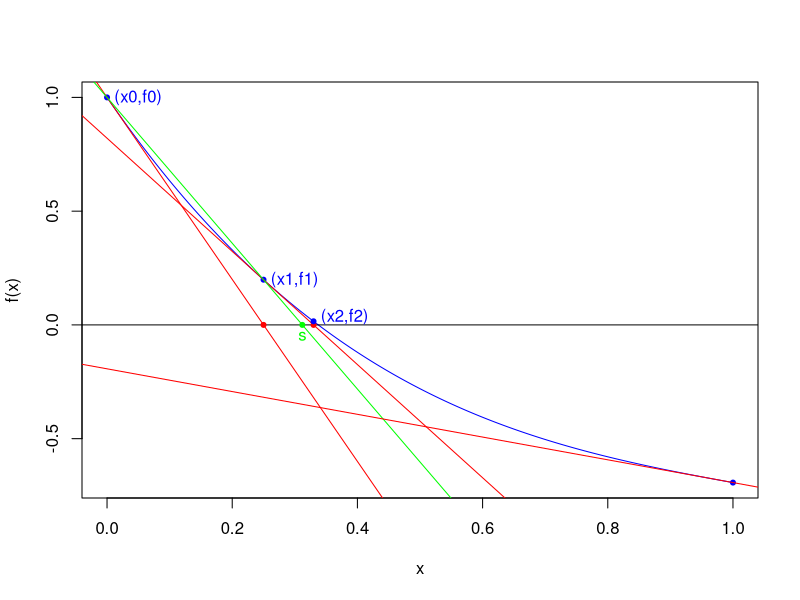

The R source for this figure:
# Illustration des deux premières itérations du pas
# Newton-Raphson pour trouver une racine d'une fonction
# f(x) dans l'intervalle [0,1]

# La définition de la fonction f et de fp (f prime) de sa dérivée
f <- function(x) {(1-x)^3 - log(1+x)}
fp <- function(x) {-3*(1-x)^2 - 1/(1+x)}

# Graphique de la fonction avec l'axe des abscisses
x = seq(0, 1, by=0.001)
plot(x, f(x), type='l', col='blue')
abline(h=0)

# Point initial x0
x0 <- 0;
f0 <- f(x0); fp0 <- fp(x0)          # Evaluations à x0
points(x0, f0, col='blue', pch=20)  # (x0, f0) sur la graphique
text(x0 + 0.05, f0, labels='(x0,f0)', col='blue')

# Première itération, par Newton-Raphson

# Droite de tangente à x0
abline(a=f0, b=fp0, col='red')
# x1 par Newton-Raphson
x1 <- x0-f0/fp0              
# Un point rouge à (x1, 0), l'intersection de
# la droite de tangente à x0 et l'axe des abscisses
points(x1, 0, col='red', pch=20)
# Evaluations à x1
f1 = f(x1); fp1 = fp(x1)
# Un point bleu à (x1, f1)
points(x1, f1, col='blue', pch=20)
text(x1 + 0.05, f1, labels='(x1,f1)', col='blue')


# Deuxième itération, par Newton-Raphson

# Droite de tangente à x1
abline(a=f1-x1*fp1, b=fp1, col='red')
# x2 par Newton-Raphson 
x2 <- x1-f1/fp1
# Un point rouge à (x2, 0), l'intersection de
# la droite de tangente à x1 et l'axe des abscisses
points(x2, 0, col='red', pch=20)
# Evaluations à x2
f2 <- f(x2);
# Un point bleu à (x2, f2)
points(x2, f(x2), col='blue', pch=20)
text(x2 + 0.05, f2 + 0.02, labels='(x2,f2)', col='blue')

# Deuxième itération alternative, par interpolation linéaire

# Droite de sécante entre x0 et x1
abline(a=f0, b=(f1-f0)/(x1-x0), col='green')
# s par interpolation linéaire (droite sécante)
s <- -f0*(x1-x0)/(f1-f0)
# Un point vert à (s, 0), l'intersection de
# la droite de sécante entre x0 et x1 et l'axe des abscisses
points(s, 0, col='green', pch=20)
text(s, -0.05, col='green', labels='s')


# Tentation d'une première itération alternative, par Newton-Raphson
# (On commence par x0_alt = 1)

# Évaluations à x0_alt
x0_alt <- 1;
f0_alt <- f(x0_alt);
f0p_alt <- fp(x0_alt);
# Un point bleu à (x0_alt, f0_alt)
points(x0_alt, f0_alt, col='blue', pch=20)
# Droite de tangente à f0_alt
abline(a=f0_alt-x0_alt*f0p_alt, b=f0p_alt, col='red')

